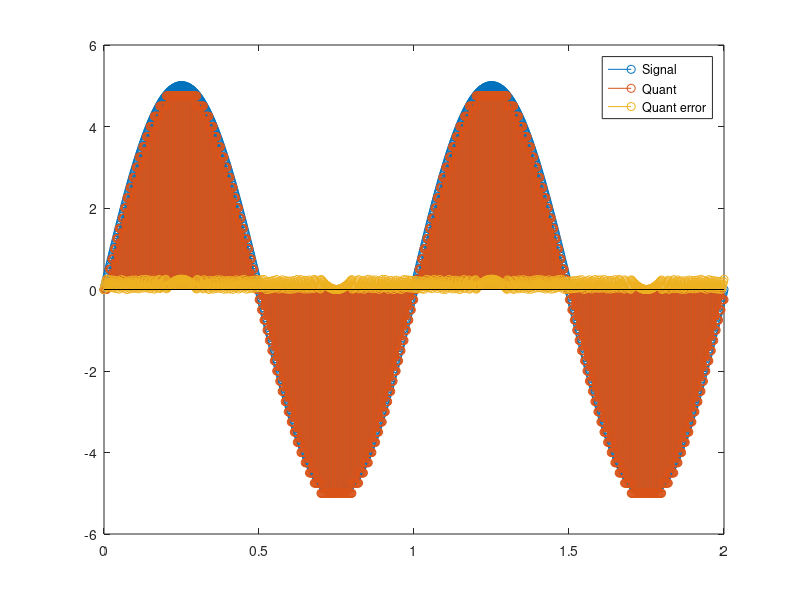

The MATLAB source for this figure: (Note: this script raises an error after producing the figure.)
hold off;
clear;

N = 1024; % number of points
T = 1; % period [ms]
f = 1/T; % frequency [KHz]
M = 2; % number of period
t = linspace(0, M*T, N);

Tc = (M*T) / N; % sampling period [ms]
fc = 1/Tc; % sampling frequency [KHz]

A = 5; % amplitude of no noise signal
y_signal = A * sin(2*pi*f*t);

% Quantization
bit = 3;
M = 2^bit;
Q = 2/M;
y_quant = Q * floor(y_signal / Q);
quant_error = y_signal - y_quant;

stem(t, y_signal);
hold on;
stem(t, y_quant);
stem(t, quant_error);
legend("Signal", "Quant", "Quant error");
pause;
hold off;

histogram(quant_error, "NumBins", 25, "Normalization", "pdf");
pause;

spectrum = fft(quant_error);
power = abs(spectrum/N).^2; % density
power_positive_part = power(1:N/2+1);
log10_power = 10 * log10(power_positive_part);
frequencies = fc * (0:(N/2))/N;
plot(frequencies, log10_power);
hold on;
grid on;
pwelch(quant_error, [], [], [], fc);
pwelch(y_signal, [], [], [], fc);
legend("Plot from fft", "pwelch quant error", "pwelch signal");
